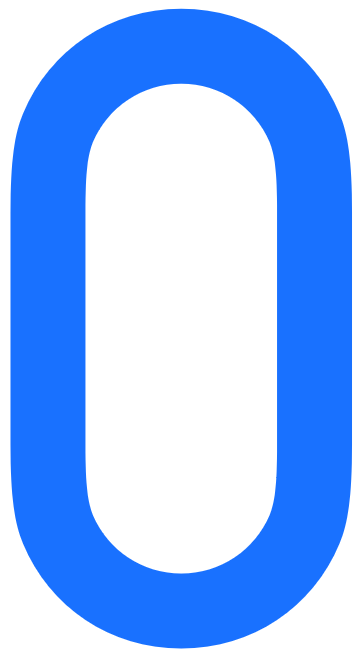
#> input picture sign_num_check/pattern_matching_number_temprate_base/sign_number0.png, 361 x 658 px; its folder holds only this picture in this run
$ python sign_num_check_code-template.py
#> lines starting #> are read from the running program, lines starting #| are printed output that depends on the picture
import cv2
import numpy as np
import os
import glob

def perspective_skew(img, skew_type="right"):
    """
    正面画像を斜め視点に変換
    skew_type: "right", "left", "top", "bottom"
    """
    h, w = img.shape[:2]

    src_pts = np.float32([[0,0],[w,0],[0,h],[w,h]])

    if skew_type == "right":
        dst_pts = np.float32([[0,0],[w*0.8, h*0.1],[0, h],[w*0.9, h*0.9]])
    elif skew_type == "left":
        dst_pts = np.float32([[w*0.2, h*0.1],[w,0],[w*0.1,h*0.9],[w,h]])
    elif skew_type == "top":
        dst_pts = np.float32([[0,h*0.2],[w,h*0.1],[0,h],[w,h]])
    elif skew_type == "bottom":
        dst_pts = np.float32([[0,0],[w,0],[0,h*0.9],[w,h*0.8]])
    else:
        dst_pts = src_pts

    M = cv2.getPerspectiveTransform(src_pts, dst_pts)
    warped = cv2.warpPerspective(img, M, (w,h), borderValue=255)
    return warped

def generate_variations_from_folder(input_dir, output_dir="output", ksize=3):
    """
    回転・縦方向スキュー・斜め視点変換を組み合わせて
    テンプレートマッチング用画像を生成
    """
#> called with ksize = 3
    os.makedirs(output_dir, exist_ok=True)
    files = glob.glob(os.path.join(input_dir, "*.png")) + glob.glob(os.path.join(input_dir, "*.jpg"))
    if not files:
        raise FileNotFoundError(f"{input_dir} に PNG/JPG ファイルが見つかりません。")

    angles = [-10, 0, 10]        # 回転
    scales = [1.0]
    skew_y_factors = [1.0, 1.25, 1.5, 1.75, 2.0]
    perspective_types = ["right", "left", "top", "bottom"]

    kernel_sharpen = np.array([[0, -1, 0],
                               [-1, 5, -1],
                               [0, -1, 0]])

    total_count = 0
    for file_path in files:
        filename = os.path.splitext(os.path.basename(file_path))[0]
        img = cv2.imread(file_path)
#> img is the input picture: shape (658, 361, 3); mean B, G, R 255, 190.5, 150.6
        if img is None:
            print(f"読み込み失敗: {file_path}")
            continue

        gray = cv2.cvtColor(img, cv2.COLOR_BGR2GRAY)
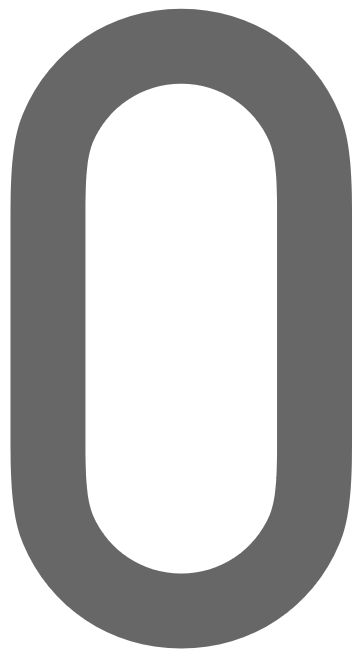
#> gray: shape (658, 361); min 103, max 255, mean 186
        count = 0

        for scale in scales:
            base_w = int(gray.shape[1] * scale)
            base_h = int(gray.shape[0] * scale)
            resized = cv2.resize(gray, (base_w, base_h), interpolation=cv2.INTER_LINEAR)

            for skew_y in skew_y_factors:
                skewed_h = int(resized.shape[0] * skew_y)
                skewed_w = resized.shape[1]
                skewed = cv2.resize(resized, (skewed_w, skewed_h), interpolation=cv2.INTER_LINEAR)

                for perspective_type in perspective_types:
                    warped = perspective_skew(skewed, skew_type=perspective_type)

                    extra_w = int(warped.shape[1] * 0.3)
                    extra_h = int(warped.shape[0] * 0.1)
                    canvas = np.ones((warped.shape[0]+extra_h, warped.shape[1]+extra_w), dtype=warped.dtype)*255
                    start_x = extra_w // 2
                    start_y = extra_h // 2
                    canvas[start_y:start_y+warped.shape[0], start_x:start_x+warped.shape[1]] = warped

                    for angle in angles:
                        center = ((canvas.shape[1])//2, (canvas.shape[0])//2)
                        M = cv2.getRotationMatrix2D(center, angle, 1.0)
                        rotated = cv2.warpAffine(canvas, M, (canvas.shape[1], canvas.shape[0]),
                                                 flags=cv2.INTER_LINEAR,
                                                 borderMode=cv2.BORDER_CONSTANT,
                                                 borderValue=255)
                        denoised = cv2.medianBlur(rotated, ksize)
                        sharpened = cv2.filter2D(denoised, -1, kernel_sharpen)

                        out_name = f"{filename}_ang{angle}_sky{skew_y}_persp{perspective_type}.png"
                        out_path = os.path.join(output_dir, out_name)
                        cv2.imwrite(out_path, sharpened)
                        count += 1
                        total_count += 1
#> this loop made 1 pass
#> pass 1, in generate_variations_from_folder, `cv2.imwrite(out_path, sharpened)`:
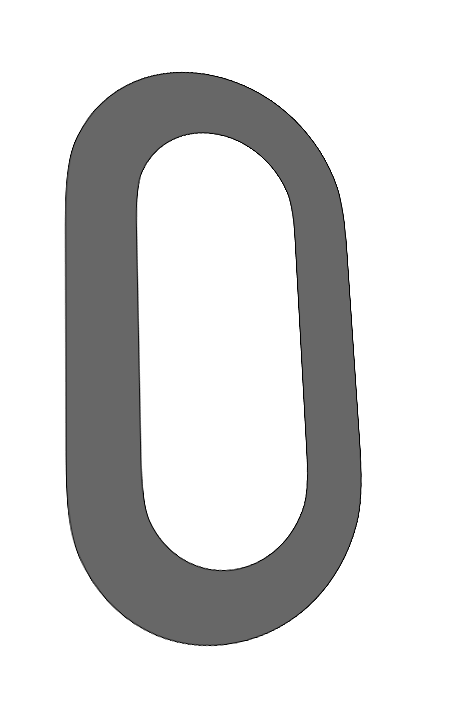
#> saved as sign_number0_ang0_sky1.0_perspright.png: shape (723, 469); min 0, max 255, mean 217.3
#> pass 1, in generate_variations_from_folder, `cv2.imwrite(out_path, sharpened)`:
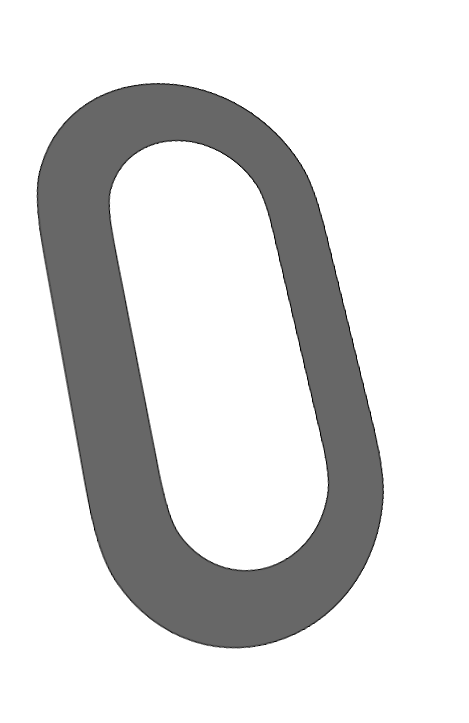
#> saved as sign_number0_ang10_sky1.0_perspright.png: shape (723, 469); min 0, max 255, mean 217.4
#> pass 1, in generate_variations_from_folder, `cv2.imwrite(out_path, sharpened)`:
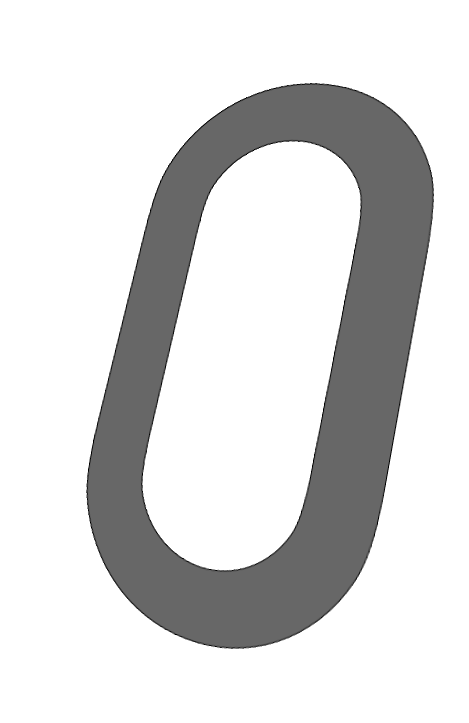
#> saved as sign_number0_ang-10_sky1.0_perspleft.png: shape (723, 469); min 0, max 255, mean 217.4
#> after the loop:
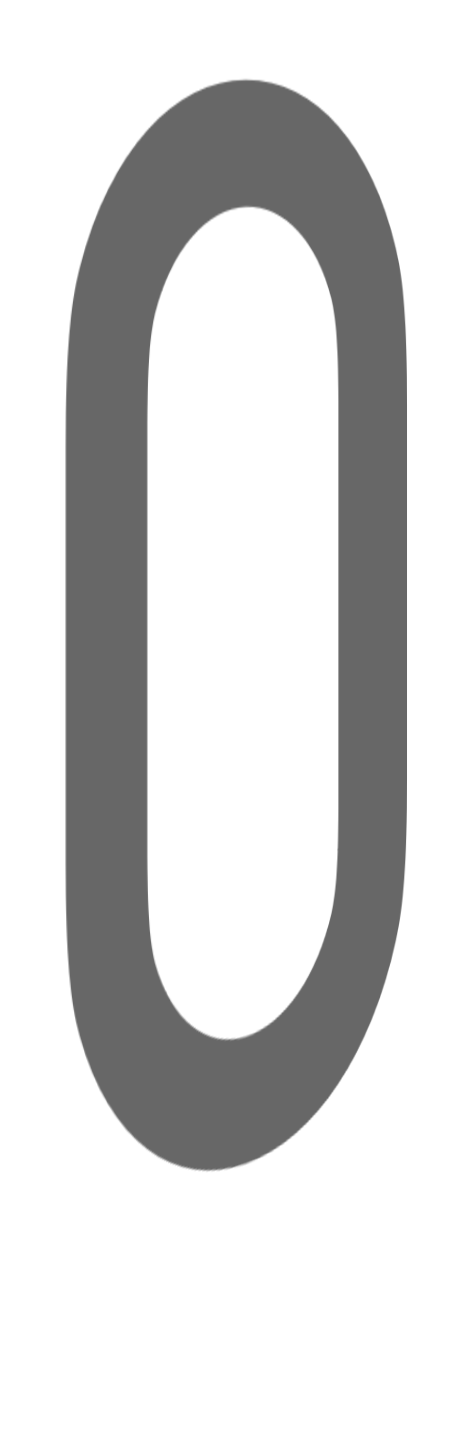
#> canvas: shape (1447, 469); min 103, max 255, mean 213.9
#> after the loop:
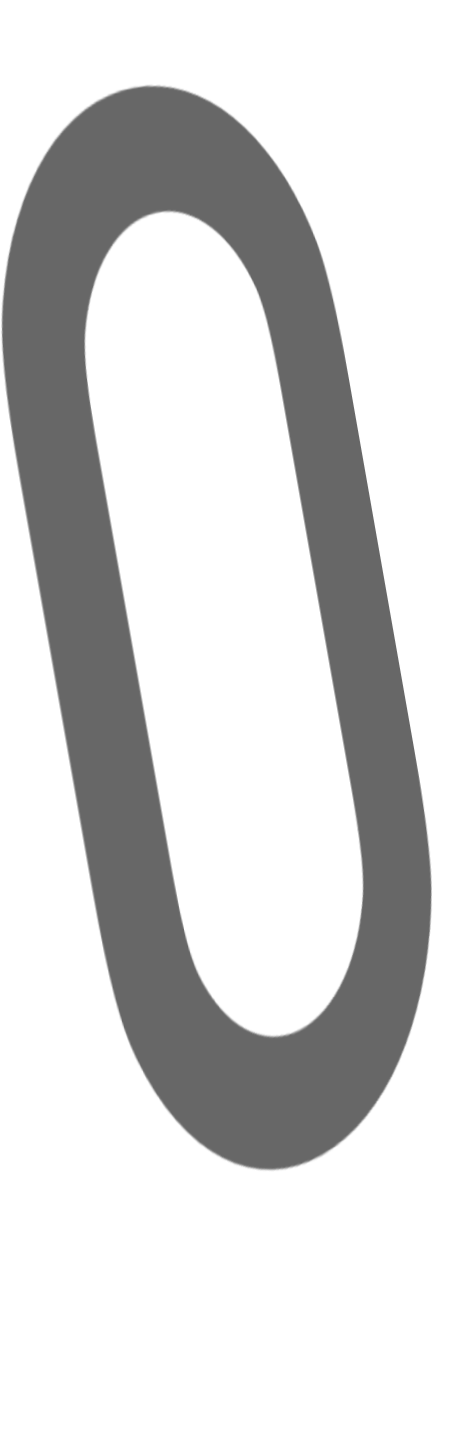
#> denoised: shape (1447, 469); min 103, max 255, mean 213.9
#> after the loop:
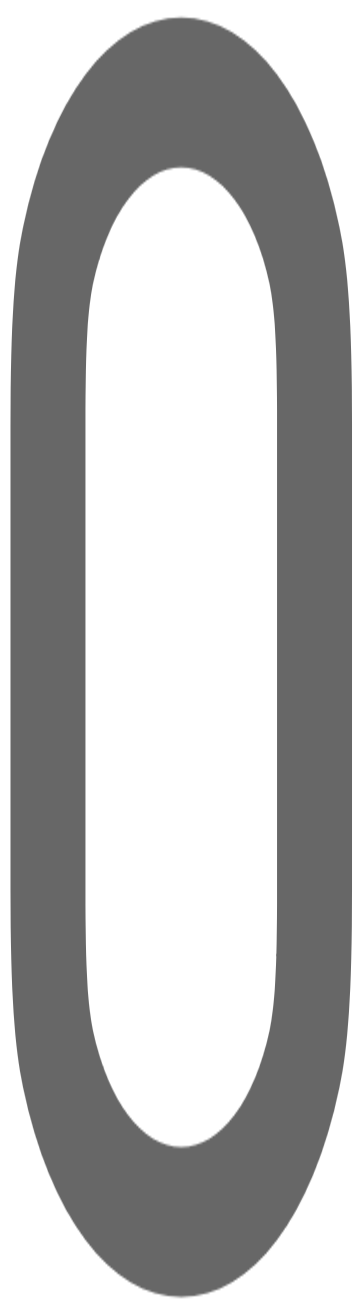
#> skewed: shape (1316, 361); min 103, max 255, mean 186
#> after the loop, count = 60; total_count = 60

        print(f"{filename}: {count} 枚生成")
#| sign_number0: 60 枚生成
    print(f"合計 {total_count} 枚を {output_dir} に保存しました。")
#| 合計 60 枚を C:\Users\csfu2\Documents\Python_git_study\python-leaning\sign_num_check\pattern_matching_number_temprate に保存しました。

# 使用例
generate_variations_from_folder(
    r"C:\Users\csfu2\Documents\Python_git_study\python-leaning\sign_num_check\pattern_matching_number_temprate_base",
    r"C:\Users\csfu2\Documents\Python_git_study\python-leaning\sign_num_check\pattern_matching_number_temprate",
    ksize=3
)

$ run again, on sign_num_check/pattern_matching_number_temprate_base/sign_number4.png
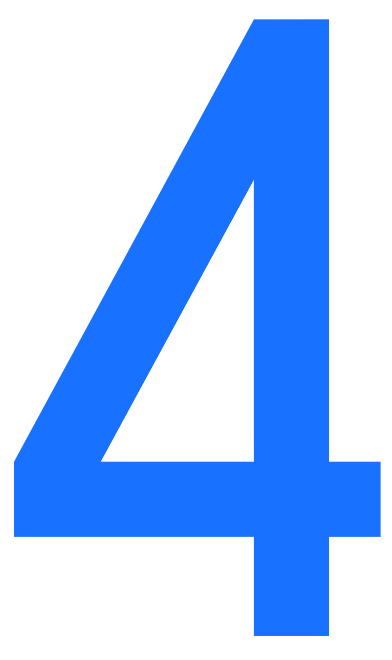
#> input picture sign_num_check/pattern_matching_number_temprate_base/sign_number4.png, 392 x 660 px
#> in generate_variations_from_folder, img is the input picture: shape (660, 392, 3); mean B, G, R 255, 200.3, 166.4
#> after the loop in generate_variations_from_folder, `for scale in scales:`:
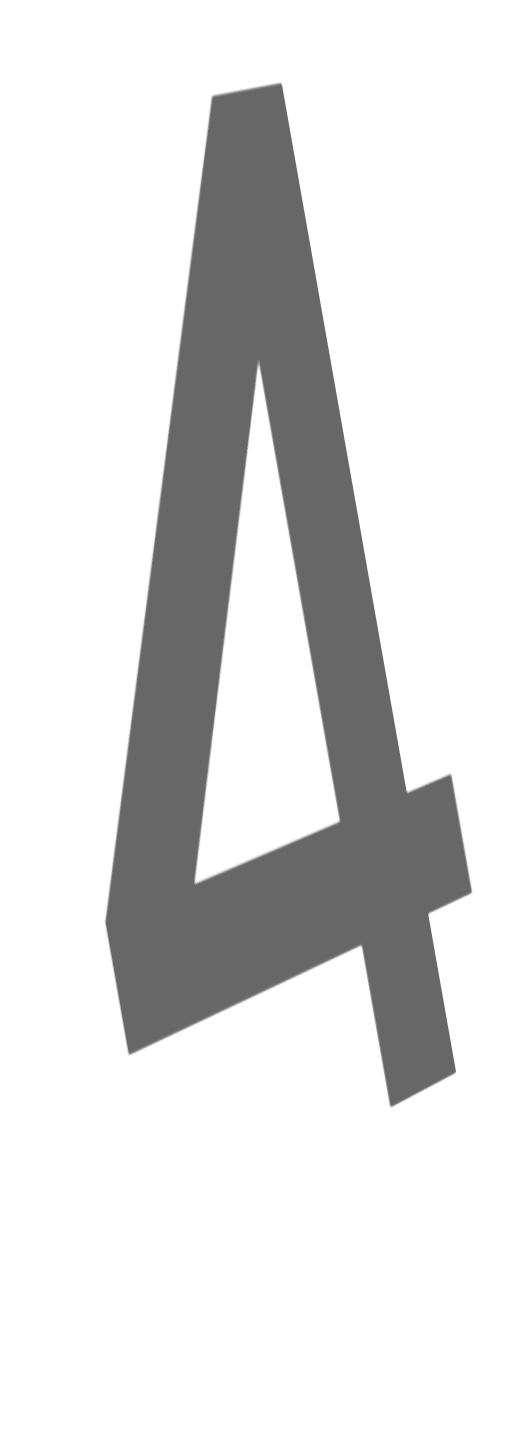
#> denoised: shape (1452, 509); min 103, max 255, mean 221
#> after the loop in generate_variations_from_folder, `for scale in scales:`:
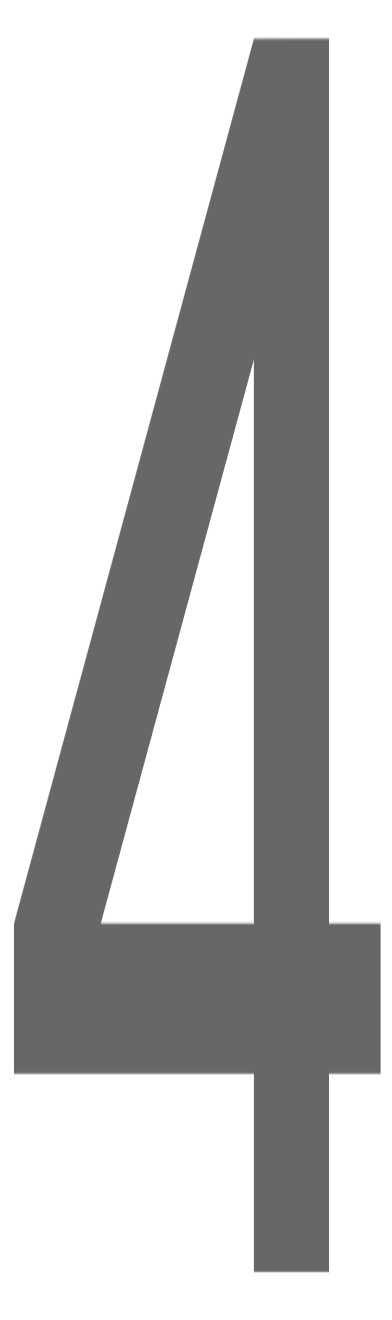
#> skewed: shape (1320, 392); min 103, max 255, mean 196.4
#> after the loop in generate_variations_from_folder, `for scale in scales:`: count = 60
#| sign_number4: 60 枚生成
#| 合計 60 枚を C:\Users\csfu2\Documents\Python_git_study\python-leaning\sign_num_check\pattern_matching_number_temprate に保存しました。

$ run again, on sign_num_check/pattern_matching_number_temprate_base/sign_number5.png
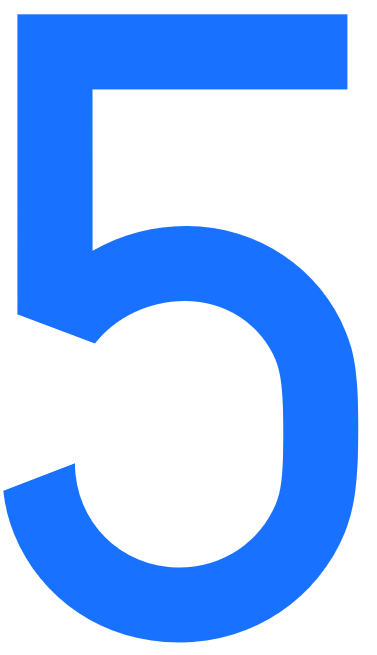
#> input picture sign_num_check/pattern_matching_number_temprate_base/sign_number5.png, 377 x 655 px
#> in generate_variations_from_folder, img is the input picture: shape (655, 377, 3); mean B, G, R 255, 195.4, 158.5
#> after the loop in generate_variations_from_folder, `for scale in scales:`:
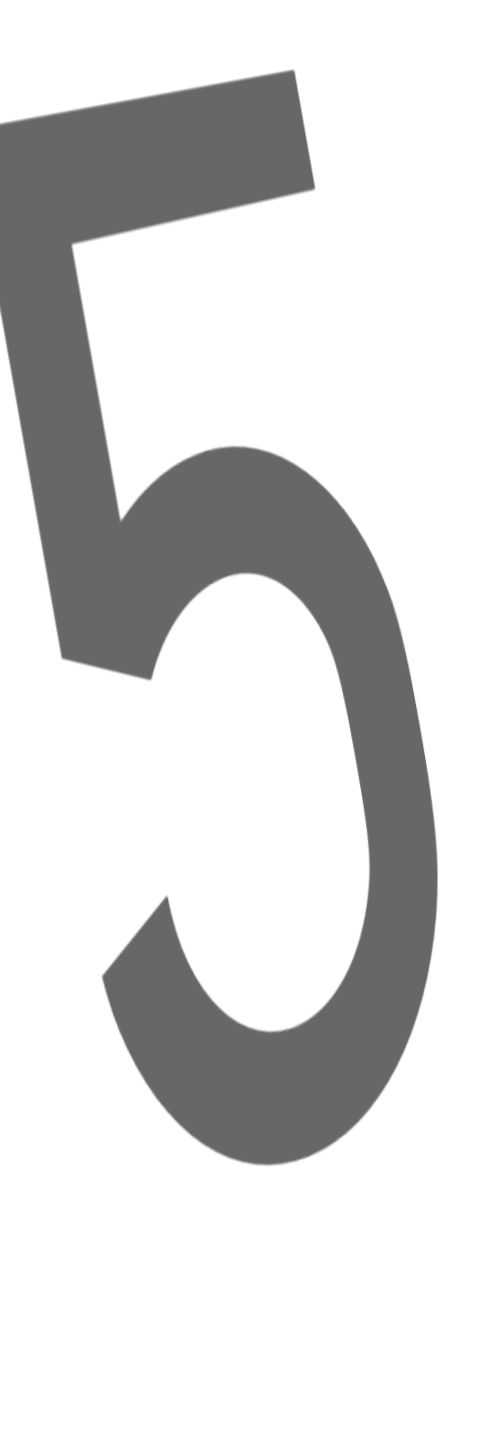
#> denoised: shape (1441, 490); min 103, max 255, mean 217.4
#> after the loop in generate_variations_from_folder, `for scale in scales:`:
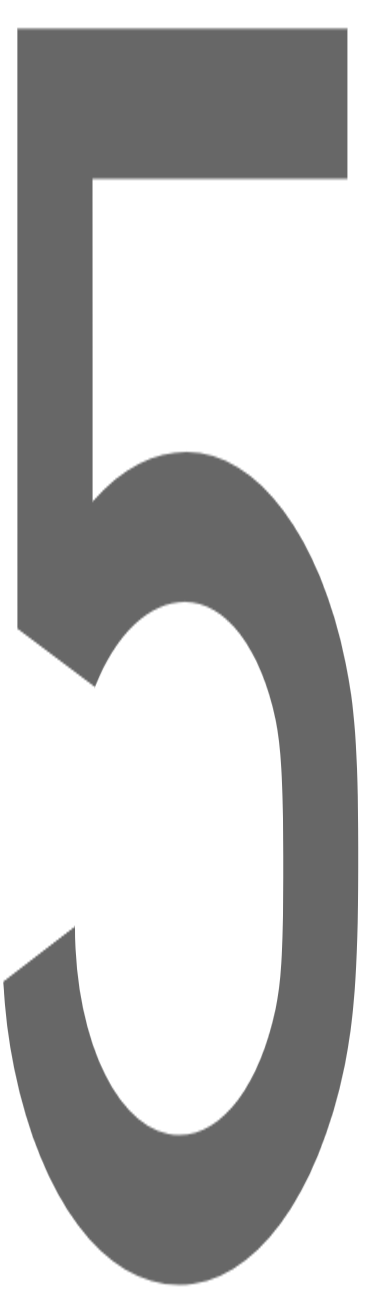
#> skewed: shape (1310, 377); min 103, max 255, mean 191.3
#> after the loop in generate_variations_from_folder, `for scale in scales:`: count = 60
#| sign_number5: 60 枚生成
#| 合計 60 枚を C:\Users\csfu2\Documents\Python_git_study\python-leaning\sign_num_check\pattern_matching_number_temprate に保存しました。

$ run again, on sign_num_check/pattern_matching_number_temprate_base/sign_number6.png
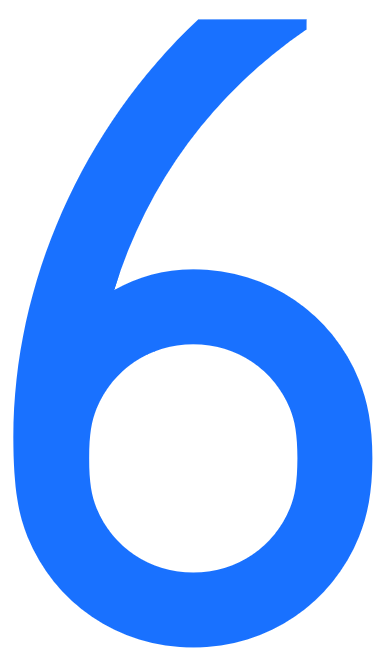
#> input picture sign_num_check/pattern_matching_number_temprate_base/sign_number6.png, 385 x 672 px
#> in generate_variations_from_folder, img is the input picture: shape (672, 385, 3); mean B, G, R 255, 201.1, 167.8
#> after the loop in generate_variations_from_folder, `for scale in scales:`:
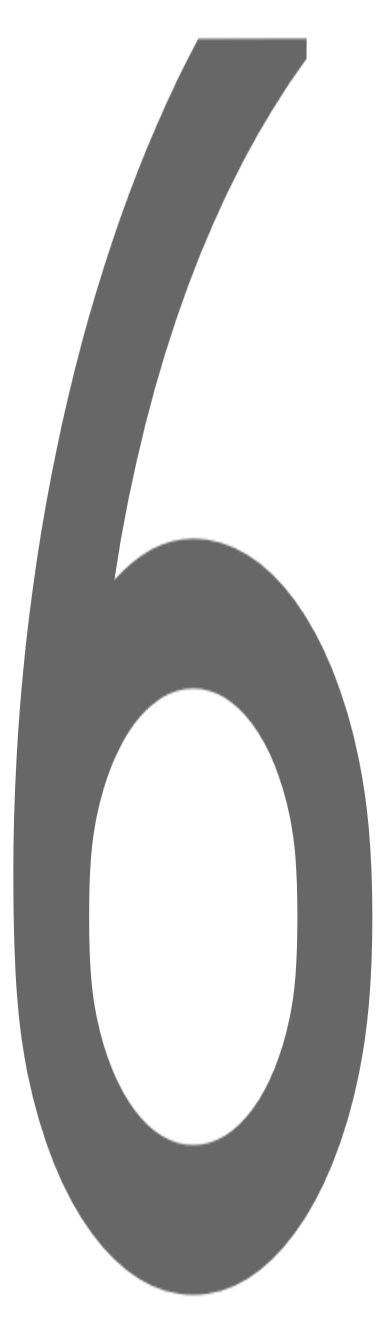
#> skewed: shape (1344, 385); min 103, max 255, mean 197.4
#> after the loop in generate_variations_from_folder, `for scale in scales:`: count = 60
#| sign_number6: 60 枚生成
#| 合計 60 枚を C:\Users\csfu2\Documents\Python_git_study\python-leaning\sign_num_check\pattern_matching_number_temprate に保存しました。
